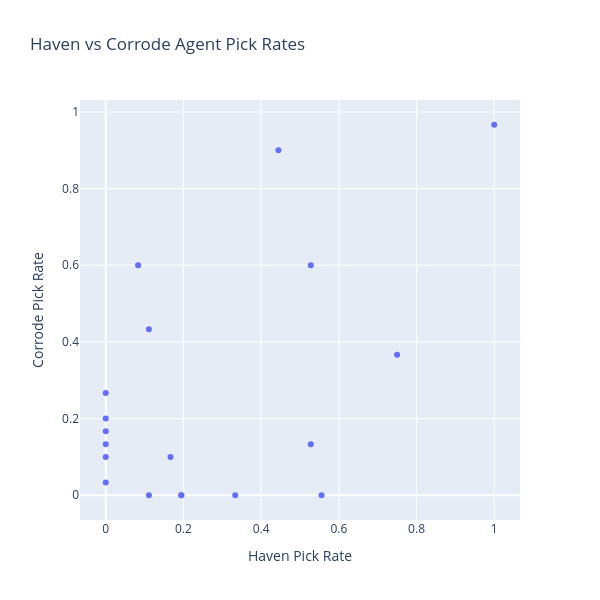

Here is the notebook cell this chart was saved with:
### Code cell
scatter_haven_corrode_agents.show()

### Figure 1 — Plotly figure (JSON) as saved in the notebook; plotly's stock layout.template omitted (floating-point values rounded to 4 significant figures)
{"data": [{"customdata": [["astra"], ["breach"], ["chamber"], ["cypher"], ["fade"], ["iso"], ["jett"], ["kayo"], ["killjoy"], ["neon"], ["omen"], ["raze"], ["sage"], ["skye"], ["sova"], ["viper"], ["vyse"], ["waylay"], ["yoru"]], "hovertemplate": "Haven Pick Rate=%{x}<br>Corrode Pick Rate=%{y}<br>Agent=%{customdata[0]}<extra></extra>", "legendgroup": "", "marker": {"color": "#636efa", "symbol": "circle"}, "mode": "markers", "name": "", "orientation": "v", "showlegend": false, "type": "scatter", "x": [0.0, 0.1111, 0.0, 0.5556, 0.08333, 0.1944, 0.1944, 0.0, 0.3333, 0.5278, 1.0, 0.0, 0.0, 0.1667, 0.75, 0.4444, 0.1111, 0.0, 0.5278], "xaxis": "x", "y": [0.03333, 0.0, 0.2667, 0.0, 0.6, 0.0, 0.0, 0.1333, 0.0, 0.6, 0.9667, 0.1, 0.1667, 0.1, 0.3667, 0.9, 0.4333, 0.2, 0.1333], "yaxis": "y"}], "layout": {"height": 600, "legend": {"tracegroupgap": 0}, "title": {"text": "Haven vs Corrode Agent Pick Rates"}, "width": 600, "xaxis": {"anchor": "y", "domain": [0, 1], "title": {"text": "Haven Pick Rate"}}, "yaxis": {"anchor": "x", "domain": [0, 1], "title": {"text": "Corrode Pick Rate"}}}}
